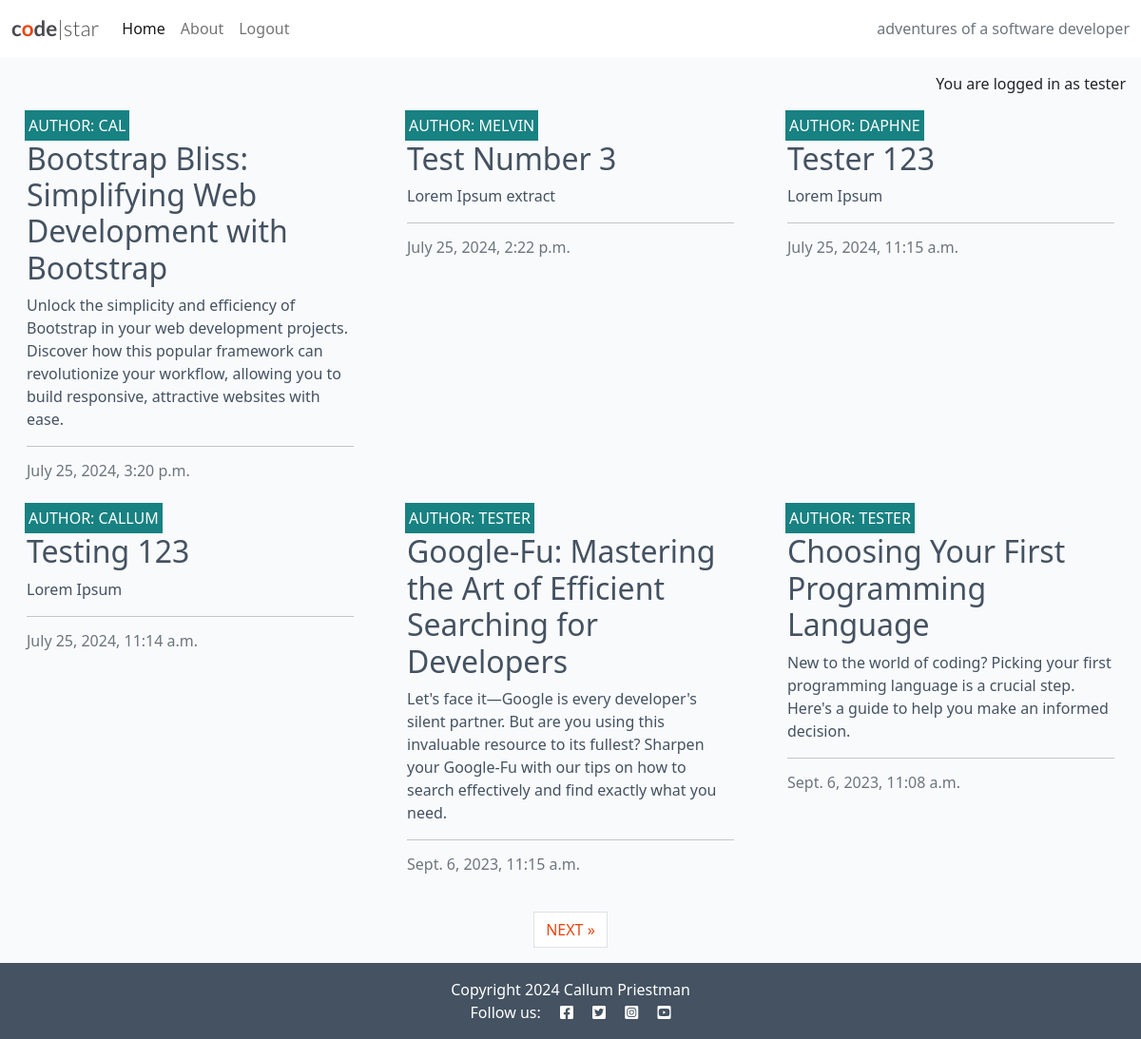
The app's page / (signed in) with its own data.
### blog/models.py (models this page shows, shortened)
class Post(models.Model):
    title = models.CharField(max_length=200, unique=True)
    slug = models.SlugField(max_length=200, unique=True)
    author = models.ForeignKey(
        User, on_delete=models.CASCADE, related_name="blog_posts"
    )
    content = models.TextField()
    created_on = models.DateTimeField(auto_now_add=True)
    status = models.IntegerField(choices=STATUS, default=0)
    excerpt = models.TextField(blank=True)
    updated_on = models.DateTimeField(auto_now=True)
    class Meta:
        ordering = ["-created_on"]

### blog/views.py (the view)
# urls.py: path('', views.PostList.as_view(), name='home'),
class PostList(generic.ListView):
    queryset = Post.objects.filter(status=1)
    template_name = "blog/index.html"
    paginate_by = 6

### blog/templates/blog/index.html (shortened to what this page needs)
{% extends "base.html" %}
{% block content %}
<div class="container-fluid">
    <div class="row">
        <div class="col-12 mt-3 left">
            <div class="row">
                {% for post in post_list %}
                <div class="col-md-4">
                    <div class="card mb-4">
                        <div class="card-body">
                            <div class="image-container">
                                <div class="image-flash">
                                    <p class="author">Author: {{ post.author }}</p>
                                </div>
                            </div>
                            <a href="{% url 'post_detail' post.slug %}" class="post-link">
                                <h2 class="card-title">{{ post.title }}</h2>
                                <p class="card-text">{{ post.excerpt }}</p>
                            </a>
                            <hr />
                            <p class="card-text text-muted h6">{{ post.created_on}}
                            </p>
                        </div>
                    </div>
                </div>
                {% if forloop.counter|divisibleby:3 %}
            </div>
            <div class="row">
                {% endif %}
                {% endfor %}
            </div>
        </div>
    </div>
    {% if is_paginated %}
    <nav aria-label="Page navigation">
        <ul class="pagination justify-content-center">
            {% if page_obj.has_next %}
            <li><a href="?page={{ page_obj.next_page_number }}" class="page-link"> NEXT &raquo;</a></li>
            {% endif %}
        </ul>
    </nav>
    {% endif %}
</div>
{% endblock %}
{% block copyright %}
    Copyright 2024 Callum Priestman
{% endblock %}

### templates/base.html (shortened to what this page needs)
{% load static %}
{% url 'home' as home_url %}
{% url 'about' as about_url %}
{% url 'account_login' as login_url %}
{% url 'account_signup' as signup_url %}
{% url 'account_logout' as logout_url %}
<!DOCTYPE html>
<html class="h-100" lang="en">
<head>
    <link rel="stylesheet" href="https://cdnjs.cloudflare.com/ajax/libs/font-awesome/5.15.3/css/all.min.css">
    <link href="https://cdn.jsdelivr.net/npm/bootstrap@5.0.1/dist/css/bootstrap.min.css" rel="stylesheet"
>
    <link rel="stylesheet" href="{% static 'css/style.css' %}">
</head>
<body class="d-flex flex-column h-100 main-bg">
    <nav class="navbar navbar-expand-lg navbar-light bg-white">
        <div class="container-fluid">
            <a class="navbar-brand" href="{% url 'home' %}"><span class="brand">c<span class="red-o">o</span>de<span
                        class="thin">|star</span></span></a>
            <div class="collapse navbar-collapse" id="navbarText">
                <ul class="navbar-nav me-auto mb-2 mb-lg-0">
                    <li class="nav-item">
                        <a class="nav-link {% if request.path == home_url %}active{% endif %}" aria-current="page"
                            href="{% url 'home' %}">Home</a>
                    </li>
                    <li class="nav-item">
                        <a class="nav-link {% if request.path == about_url %}active{%endif%}" aria-current="page"
                            href="{% url 'about' %}">
                            About
                        </a>
                    </li>
                    {% if user.is_authenticated %}
                    <li class="nav-item">
                        <a class="nav-link {% if request.path == logout_url %}active{% endif %}" aria-current="page"
                            href="{% url 'account_logout' %}">Logout</a>
                    </li>
                    {% endif %}
                </ul>
                <span class="navbar-text text-muted">
                    adventures of a software developer
                </span>
            </div>
        </div>
    </nav>
    <main class="flex-shrink-0 main-bg">
        {% if user.is_authenticated %}
        <p class="text-end m-3">You are logged in as {{ user }}</p>
        {% else %}
        <p class="text-end m-3">You are not logged in</p>
        {% endif %}
        {% block content %}{% endblock content %}
    </main>
    <footer class="footer mt-auto py-3 dark-bg">
        <p class="m-0 text-center text-white">
            {% block copyright %}{% endblock copyright %}
        </p>
        <p class="m-0 text-center text-white">Follow us: <i class="fab fa-facebook-square ms-3"></i>
            <i class="fab fa-twitter-square ms-3"></i>
            <i class="fab fa-instagram-square ms-3"></i>
            <i class="fab fa-youtube-square ms-3"></i>
        </p>
    </footer>
</body>
</html>

### static/css/style.css (style rules this page uses)
body { background-color: #F9FAFC; }
.brand { font-family: Lato, sans-serif; font-size: 1.4rem; font-weight: 700; color: #4A4A4F; }
.red-o { color: #E84610; }
.thin { font-weight: 300; }
.dark-bg { background-color: #445261; }
.main-bg { background-color: #F9FAFC; }
.card { border: none; background-color: transparent; }
.image-container { position: relative; }
.image-flash { position: absolute; bottom: 5%; min-width: 30%; left: -2px; background-color: #188181; }
.author { color: white; margin: 4px; text-transform: uppercase; }
.post-link { text-decoration: none; color: #445261; }
.post-link:hover, .page-link { color: #E84610; }

### records on screen
Post: author "CAL", title "Bootstrap Bliss: Simplifying Web Development with Bootstrap", excerpt "Unlock the simplicity and efficiency of Bootstrap in your web development projects. Discover how this popular framework can revolutionize your workflow, allowing you to build responsive, attractive websites with ease.", created_on "July 25, 2024, 3:20 p.m."
Post: author "MELVIN", title "Test Number 3", excerpt "Lorem Ipsum extract", created_on "July 25, 2024, 2:22 p.m."
Post: author "DAPHNE", title "Tester 123", excerpt "Lorem Ipsum", created_on "July 25, 2024, 11:15 a.m."
Post: author "CALLUM", title "Testing 123", excerpt "Lorem Ipsum", created_on "July 25, 2024, 11:14 a.m."
Post: author "TESTER", title "Google-Fu: Mastering the Art of Efficient Searching for Developers", excerpt "Let's face it—Google is every developer's silent partner. But are you using this invaluable resource to its fullest? Sharpen your Google-Fu with our tips on how to search effectively and find exactly what you need.", created_on "Sept. 6, 2023, 11:15 a.m."
Post: author "TESTER", title "Choosing Your First Programming Language", excerpt "New to the world of coding? Picking your first programming language is a crucial step. Here's a guide to help you make an informed decision.", created_on "Sept. 6, 2023, 11:08 a.m."

### other values on screen
{{ user }} "tester"
